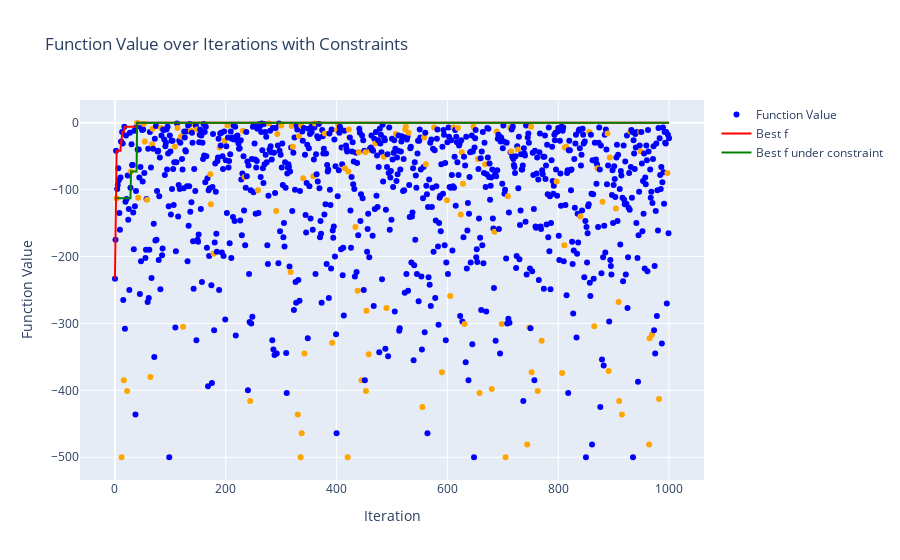

The notebook cell saved with this chart:
### Code cell
filename = log_files[1]
print(filename)
print()

log_file_path = os.path.join(LOG_DIR, filename)
df_merged, settings = parse_and_prepare_data(log_file_path)

print("実験設定")
display(settings)
print()
display(df_merged.head())

plot_function_values(df_merged)

### Figure 1 — Plotly figure (JSON) as saved in the notebook; plotly's stock layout.template omitted (floating-point values rounded to 4 significant figures; data arrays with more than 128 entries replaced by an {"elided": "..."} marker saying what was removed)
{"data": [{"marker": {"color": {"elided": "1001 str values"}}, "mode": "markers", "name": "Function Value", "type": "scatter", "x": {"elided": "1001 int values"}, "y": {"elided": "1001 int values"}}, {"line": {"color": "red"}, "mode": "lines", "name": "Best f", "type": "scatter", "x": {"elided": "1001 int values"}, "y": {"elided": "1001 int values"}}, {"line": {"color": "green"}, "mode": "lines", "name": "Best f under constraint", "type": "scatter", "x": {"elided": "1001 int values"}, "y": {"elided": "1001 int values"}}], "layout": {"showlegend": true, "title": {"text": "Function Value over Iterations with Constraints"}, "xaxis": {"title": {"text": "Iteration"}}, "yaxis": {"title": {"text": "Function Value"}}}}
